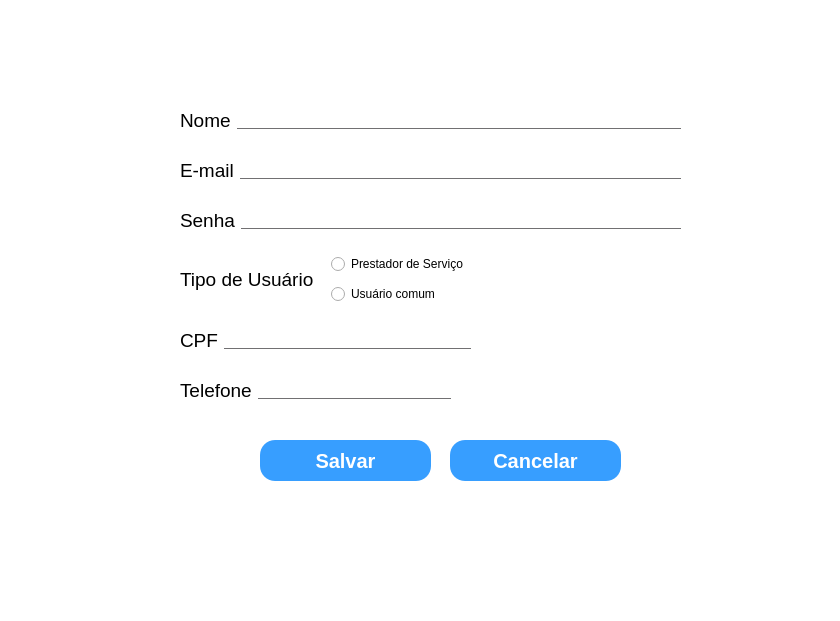
<?xml version="1.0" encoding="UTF-8"?>
<ui version="4.0">
 <class>cadastrar_usuario</class>
 <widget class="QDialog" name="cadastrar_usuario">
  <property name="geometry">
   <rect>
    <x>0</x>
    <y>0</y>
    <width>840</width>
    <height>621</height>
   </rect>
  </property>
  <property name="windowTitle">
   <string>Dialog</string>
  </property>
  <property name="styleSheet">
   <string notr="true">background:white;</string>
  </property>
  <widget class="QWidget" name="layoutWidget_2">
   <property name="geometry">
    <rect>
     <x>180</x>
     <y>200</y>
     <width>501</width>
     <height>41</height>
    </rect>
   </property>
   <layout class="QHBoxLayout" name="horizontalLayout_5">
    <item>
     <widget class="QLabel" name="senha_cadastro">
      <property name="styleSheet">
       <string notr="true">	font-family: &quot;Times New Roman&quot;;
    font-size: 19px;  /* Tamanho da fonte ajustado para um visual mais formal */
    color: black; </string>
      </property>
      <property name="text">
       <string>Senha</string>
      </property>
     </widget>
    </item>
    <item>
     <widget class="QLineEdit" name="campo_cadastrar_senha">
      <property name="styleSheet">
       <string notr="true">QLineEdit{
	/*background:transparent;*/
	border:none;
	/*color:#717072;*/
	border-bottom:1px solid #717072; 
}</string>
      </property>
     </widget>
    </item>
   </layout>
  </widget>
  <widget class="QWidget" name="layoutWidget">
   <property name="geometry">
    <rect>
     <x>180</x>
     <y>150</y>
     <width>501</width>
     <height>41</height>
    </rect>
   </property>
   <layout class="QHBoxLayout" name="horizontalLayout_2">
    <item>
     <widget class="QLabel" name="email_cadastro">
      <property name="styleSheet">
       <string notr="true">	font-family: &quot;Times New Roman&quot;;
    font-size: 19px;  /* Tamanho da fonte ajustado para um visual mais formal */
    color: black; </string>
      </property>
      <property name="text">
       <string>E-mail</string>
      </property>
     </widget>
    </item>
    <item>
     <widget class="QLineEdit" name="campo_cadastrar_email">
      <property name="styleSheet">
       <string notr="true">QLineEdit{
	/*background:transparent;*/
	border:none;
	/*color:#717072;*/
	border-bottom:1px solid #717072; 
}</string>
      </property>
     </widget>
    </item>
   </layout>
  </widget>
  <widget class="QPushButton" name="btn_cancelar_cadastrar">
   <property name="geometry">
    <rect>
     <x>450</x>
     <y>440</y>
     <width>171</width>
     <height>41</height>
    </rect>
   </property>
   <property name="styleSheet">
    <string notr="true">QPushButton {
   background:rgb(55, 158, 255);
    color: white;               /* Cor do texto: branco */
    font-family: &quot;Times New Roman&quot;;  /* Fonte formal */
    font-size: 20px;            /* Tamanho da fonte */
    font-weight: bold;          /* Negrito para destacar o texto */
    border-radius: 15px;        /* Borda arredondada */
}

QPushButton:hover {
    background-color: #007bff;  /* Cor do fundo quando o mouse está sobre o botão: azul claro */
    color: #333333;             /* Cor do texto ao passar o mouse: cinza escuro */
}

QPushButton:pressed {
    background-color:rgb(34, 255, 0);  /* Cor do botão ao ser pressionado: azul ainda mais escuro */
    color: #ffffff;             /* Cor do texto ao ser pressionado: branco */
}</string>
   </property>
   <property name="text">
    <string>Cancelar</string>
   </property>
   <property name="autoDefault">
    <bool>false</bool>
   </property>
  </widget>
  <widget class="QWidget" name="layoutWidget_3">
   <property name="geometry">
    <rect>
     <x>180</x>
     <y>370</y>
     <width>271</width>
     <height>41</height>
    </rect>
   </property>
   <layout class="QHBoxLayout" name="horizontalLayout_3">
    <item>
     <widget class="QLabel" name="telefone_cadastro">
      <property name="styleSheet">
       <string notr="true">	font-family: &quot;Times New Roman&quot;;
    font-size: 19px;  /* Tamanho da fonte ajustado para um visual mais formal */
    color: black; </string>
      </property>
      <property name="text">
       <string>Telefone</string>
      </property>
     </widget>
    </item>
    <item>
     <widget class="QLineEdit" name="campo_cadastrar_telefone">
      <property name="styleSheet">
       <string notr="true">QLineEdit{
	/*background:transparent;*/
	border:none;
	/*color:#717072;*/
	border-bottom:1px solid #717072; 
}</string>
      </property>
     </widget>
    </item>
   </layout>
  </widget>
  <widget class="QPushButton" name="btn_salvar_cadastrar">
   <property name="geometry">
    <rect>
     <x>260</x>
     <y>440</y>
     <width>171</width>
     <height>41</height>
    </rect>
   </property>
   <property name="styleSheet">
    <string notr="true">QPushButton {
   background:rgb(55, 158, 255);
    color: white;               /* Cor do texto: branco */
    font-family: &quot;Times New Roman&quot;;  /* Fonte formal */
    font-size: 20px;            /* Tamanho da fonte */
    font-weight: bold;          /* Negrito para destacar o texto */
    border-radius: 15px;        /* Borda arredondada */
}

QPushButton:hover {
    background-color: #007bff;  /* Cor do fundo quando o mouse está sobre o botão: azul claro */
    color: #333333;             /* Cor do texto ao passar o mouse: cinza escuro */
}

QPushButton:pressed {
    background-color: rgb(255, 0, 4);  /* Cor do botão ao ser pressionado: azul ainda mais escuro */
    color: #ffffff;             /* Cor do texto ao ser pressionado: branco */
}</string>
   </property>
   <property name="text">
    <string>Salvar</string>
   </property>
   <property name="autoDefault">
    <bool>false</bool>
   </property>
  </widget>
  <widget class="QWidget" name="layoutWidget_4">
   <property name="geometry">
    <rect>
     <x>180</x>
     <y>100</y>
     <width>501</width>
     <height>41</height>
    </rect>
   </property>
   <layout class="QHBoxLayout" name="horizontalLayout_4">
    <item>
     <widget class="QLabel" name="nome_cadastro">
      <property name="styleSheet">
       <string notr="true">	font-family: &quot;Times New Roman&quot;;
    font-size: 19px;  /* Tamanho da fonte ajustado para um visual mais formal */
    color: black; </string>
      </property>
      <property name="text">
       <string>Nome</string>
      </property>
     </widget>
    </item>
    <item>
     <widget class="QLineEdit" name="campo_cadastrar_nome">
      <property name="styleSheet">
       <string notr="true">QLineEdit{
	/*background:transparent;*/
	border:none;
	/*color:#717072;*/
	border-bottom:1px solid #717072; 
}</string>
      </property>
     </widget>
    </item>
   </layout>
  </widget>
  <widget class="QWidget" name="layoutWidget_5">
   <property name="geometry">
    <rect>
     <x>180</x>
     <y>320</y>
     <width>291</width>
     <height>41</height>
    </rect>
   </property>
   <layout class="QHBoxLayout" name="horizontalLayout_6">
    <item>
     <widget class="QLabel" name="cpf_cadastro">
      <property name="styleSheet">
       <string notr="true">	font-family: &quot;Times New Roman&quot;;
    font-size: 19px;  /* Tamanho da fonte ajustado para um visual mais formal */
    color: black; </string>
      </property>
      <property name="text">
       <string>CPF</string>
      </property>
     </widget>
    </item>
    <item>
     <widget class="QLineEdit" name="campo_cadastrar_cpf">
      <property name="styleSheet">
       <string notr="true">QLineEdit{
	/*background:transparent;*/
	border:none;
	/*color:#717072;*/
	border-bottom:1px solid #717072; 
}</string>
      </property>
     </widget>
    </item>
   </layout>
  </widget>
  <widget class="QWidget" name="layoutWidget_6">
   <property name="geometry">
    <rect>
     <x>180</x>
     <y>250</y>
     <width>295</width>
     <height>59</height>
    </rect>
   </property>
   <layout class="QHBoxLayout" name="horizontalLayout_7">
    <item>
     <widget class="QLabel" name="cpf_cadastro_2">
      <property name="styleSheet">
       <string notr="true">	font-family: &quot;Times New Roman&quot;;
    font-size: 19px;  /* Tamanho da fonte ajustado para um visual mais formal */
    color: black; </string>
      </property>
      <property name="text">
       <string>Tipo de Usuário</string>
      </property>
     </widget>
    </item>
    <item>
     <layout class="QVBoxLayout" name="verticalLayout">
      <item>
       <widget class="QRadioButton" name="rb_prestador">
        <property name="text">
         <string>Prestador de Serviço</string>
        </property>
       </widget>
      </item>
      <item>
       <widget class="QRadioButton" name="rb_usuario">
        <property name="text">
         <string>Usuário comum</string>
        </property>
       </widget>
      </item>
     </layout>
    </item>
   </layout>
  </widget>
 </widget>
 <resources/>
 <connections/>
</ui>
